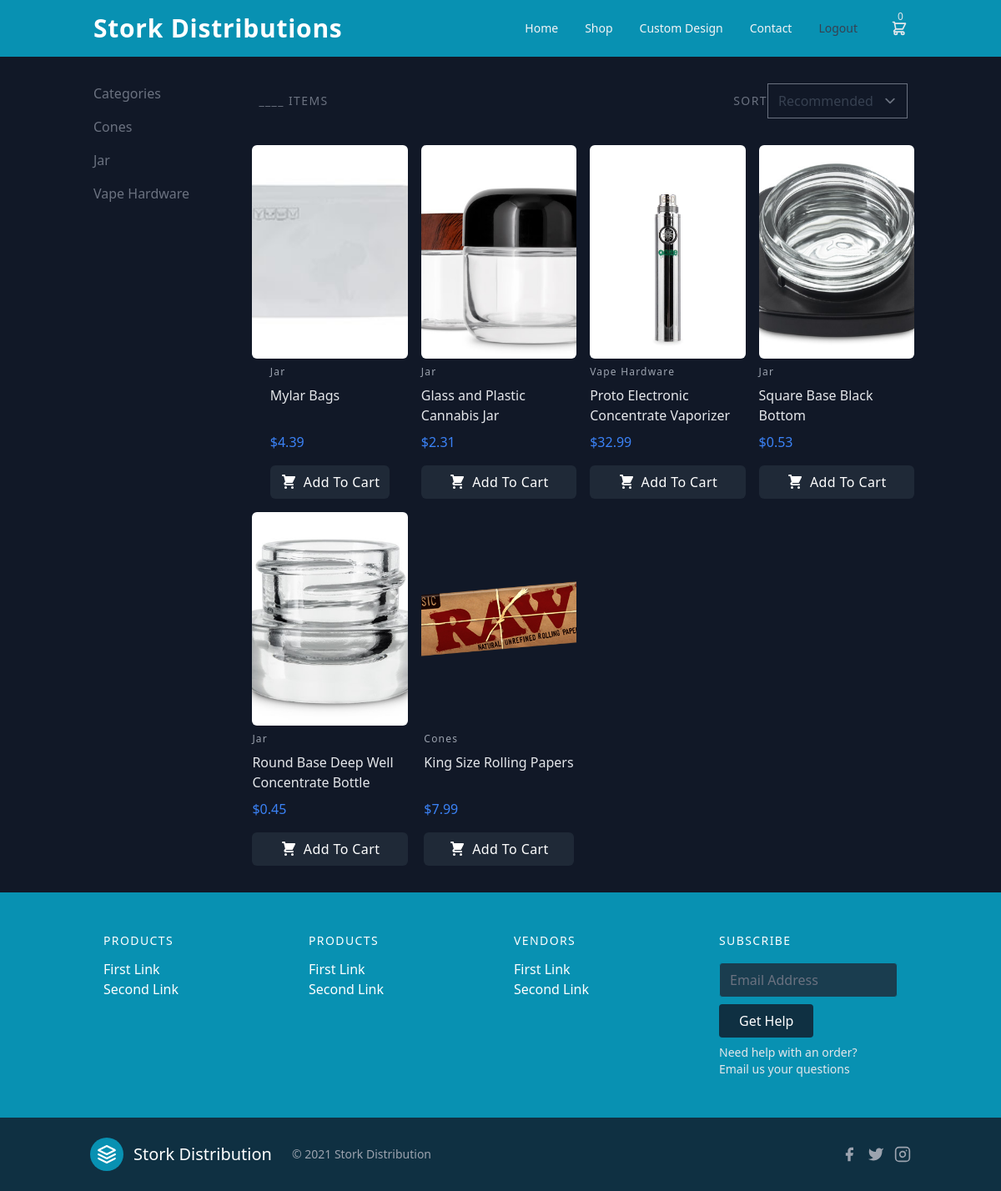
/shop/ (signed in), run on the app's committed database.
### store/models.py (models this page shows, shortened)
class Category(models.Model):
    name = models.CharField(max_length=100, db_index=True)
    category_code = models.CharField(max_length=3, unique=True)
    category_id = models.CharField(max_length=2, unique=True)
    slug = models.SlugField(max_length=100, unique=True)
    class Meta:
        verbose_name_plural = 'categories'
    def get_absolute_url(self):
        return reverse("store:category_list", kwargs={"slug": self.slug})
    def __str__(self):
        return str(self.name)

class Product(models.Model):
    added_by = models.ForeignKey(User, related_name="added_by", on_delete=models.CASCADE)
    created = models.DateTimeField(auto_now_add=True)
    updated = models.DateTimeField(auto_now=True)
    vendor = models.ForeignKey(Vendor, related_name="vendor", on_delete=models.CASCADE)
    category = models.ForeignKey(Category, related_name="category", on_delete=models.CASCADE)
    name = models.CharField(max_length=255)
    image = models.ImageField(upload_to='product_images/', default='product_images/default.png')
    product_code = models.CharField(max_length=4)
    price = models.DecimalField(max_digits=4, decimal_places=2)
    description = models.TextField(blank=True)
    is_featured = models.BooleanField(default=True)
    deal_price = models.DecimalField(max_digits=4, decimal_places=2, blank=True, default=99.99)
    class Meta:
        ordering = ('-created',)
    def get_absolute_url(self):
        return reverse("store:product_detail", kwargs={"pk": self.pk})

### store/views.py (the view)
# urls.py: path('shop/', views.shop, name='all_products'),
@login_required
def shop(request):
    categories = Category.objects.all()
    products = Product.objects.all()
    return render(request=request, template_name="store/product_list.html", context={'categories': categories,
                                                                                     'products': products})

### store/cart.py (called while the page is built)
    def __len__(self):
        cart_items = 0
        for _ in self.cart.values():
            cart_items += 1
        return cart_items

### store/context_processors.py (called while the page is built)
def cart(request):
    cart = Cart(request)
    return {'cart': cart}

### templates/store/product_list.html (shortened to what this page needs)
{% extends './../base.html' %}
{% block content %}
<section class="bg-gray-900">
    <div class="container px-6 py-8 mx-auto">
        <div class="lg:flex lg:-mx-2">
            <div class="space-y-3 lg:w-1/5 lg:px-2 lg:space-y-4">
                <div class="font-medium text-md text-gray-500">Categories</div>
                {% for category in categories %}
                <a href="{{ category.get_absolute_url }}" class="block font-medium text-gray-500 dark:text-gray-300 hover:underline">{{ category.name }}</a>
                {% endfor %}
            </div>
            <div class="mt-6 lg:mt-0 lg:px-2 lg:w-4/5 ">
                <div class="flex items-center justify-between text-sm tracking-widest uppercase ">
                    <p class="text-gray-500 dark:text-gray-300">____ Items</p>
                    <div class="flex items-center">
                        <p class="text-gray-500 dark:text-gray-300">Sort</p>
                        <select class="font-medium text-gray-700 bg-transparent dark:text-gray-500 focus:outline-none">
                            <option value="#">Recommended</option>
                        </select>
                    </div>
                </div>
                <div class="grid grid-cols-2 gap-4 -mx-2 mt-8 lg:grid-cols-4">
                    {% for product in products %}
                    <div class="flex flex-col items-center justify-center w-full max-w-lg mx-auto">
                        <img class="object-cover object-center w-full rounded-md h-64 xl:h-80" src="{{ product.image.url }}" alt="product image">
                        <div class="flex flex-col grow justify-start text-gray-200">
                            <p class="tracking-widest mt-2 text-gray-400 text-xs">{{ product.category }}</p>
                            <h4 class="my-2 font-medium grow">{{ product.name }}</h4>
                            <p class="text-blue-500">${{ product.price }}</p>
                            <button href="{{ product.get_absolute_url }}" class="flex items-center justify-center w-full px-2 py-2 mt-4 font-medium tracking-wide text-white capitalize transition-colors duration-200 transform bg-gray-800 rounded-md hover:bg-gray-700 focus:outline-none focus:bg-gray-700">
                                <span class="mx-1">Add to cart</span>
                            </button>
                        </div>
                    </div>
                    {% endfor %}
                </div>
            </div>
        </div>
    </div>
</section>
{% endblock %}

### data on the page
Category: name "Cones"
Category: name "Jar"
Category: name "Vape Hardware"
Product: image (picture), category "Jar", name "Mylar Bags", price "4.39"
Product: image (picture), category "Jar", name "Glass and Plastic Cannabis Jar", price "2.31"
Product: image (picture), category "Vape Hardware", name "Proto Electronic Concentrate Vaporizer", price "32.99"
Product: image (picture), category "Jar", name "Square Base Black Bottom", price "0.53"
Product: image (picture), category "Jar", name "Round Base Deep Well Concentrate Bottle", price "0.45"
Product: image (picture), category "Cones", name "King Size Rolling Papers", price "7.99"
